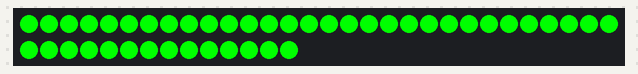
The sketch below on a simulated Arduino Uno, built with avr-gcc and run on an emulated ATmega328P. Parts: 44 RGB LEDs in strip order, left to right, continuing on the next row. Dim RGB values are drawn brighter than linear.

Above: at 0.1 s.
At 2.1 s:
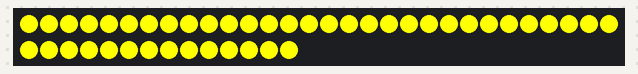
At 3.1 s:
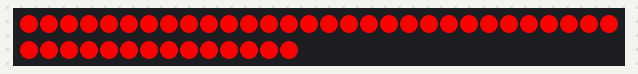
At 4.1 s:
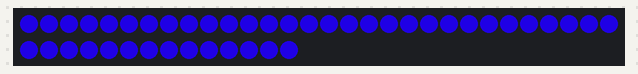
At 5.1 s:
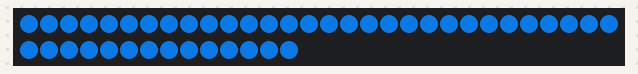

Measured:
- by itself, everything shown: repeats every 6.0 s, in 6 steps
- what the display in image 1 shows lasts 1.0 s, from 2.0 s to 3.0 s

The sketch:

setWholeStripOneColor.ino
```cpp
//Code notation by Talia and Laura July 2019
//Make sure to plug in a battery (don't just connect by USB to the computer) to make sure the LEDs are sufficiently powered
// Simple strand test for Adafruit Dot Star RGB LED strip.

/////////////////////////////////////// DEFINE THE VARIABLES
#include <Adafruit_DotStar.h>
#include <SPI.h>

// Number of LEDs in strip
#define NUMPIXELS 44

// Here's how to control the LEDs from any two pins:
#define DATAPIN    13
#define CLOCKPIN   11
Adafruit_DotStar strip(NUMPIXELS, DATAPIN, CLOCKPIN, DOTSTAR_BRG);

//YOU CAN ADD NEW COLORS HERE IN TWO WAYS
// in one way you look up the hex code of the color here (https://html-color-codes.info/) and write it out
//// NOTE: OUR STRIPS ARE #GGRRBB not #RRGGBB, so the order will be a little different //////
uint32_t green = 0xFF0000;      // green using hex
uint32_t blue = 0x0000FF;      // blue using hex
uint32_t yellow = 0xFFFF00;      // yellow using hex
uint32_t white = 0xFFFFFF;        // white using hex
//Create a new color using this template:
//uint32_t white = 0xFFFFFF;        // white using hex

// in the second way, you tell the LEDs how much of each color you want to use
// each of the three numbers in this line can be any number between 0 and 255
// one number represents how much red, one represents how much green, and one represents how much blue
uint32_t red = strip.Color(0, 255, 0);    // red using rgb
uint32_t orange = strip.Color(50, 255, 0);    // orange using rgb
uint32_t green2 = strip.Color(255, 0, 0);    // green using rgb
uint32_t purple3 = strip.Color(0, 255, 255);   // purple using rgb
uint32_t purple = strip.Color(0, 255, 255);   // purple using rgb
//Create a new color using this template:
//uint32_t purple = strip.Color(0, 255, 255);   // purple using rgb

uint32_t yellow2 = strip.Color(255, 255, 0);
uint32_t purple2 = strip.Color(9, 89, 168);
uint32_t darkBlue = strip.Color(23, 0, 172);

/////////////////////////////////////// SET EVERYTHING UP
void setup() {
  //Get the lights ready to turn out
  strip.begin(); // Initialize pins for output
  strip.show();  // Turn all LEDs off ASAP
}


/////////////////////////////////////// RUN THE CODE
void loop() {
  //Put the color that you want for the LEDs here, based on the color names that you created above. The LED strand will turn this color
  strip.fill(red);
  strip.show();
  delay(1000);
  strip.fill(orange);
  strip.show();
  delay(1000);
  strip.fill(yellow2);
  strip.show();
  delay(1000);
   strip.fill(green2);
  strip.show();
  delay(1000);
  strip.fill(darkBlue);
  strip.show();
  delay(1000);
  strip.fill(purple2);
  strip.show();
  delay(1000);


 //you can create two consecutive colors using delays
 //delay(1000);
 //strip.fill(purple);
 //strip.show();

}
```
